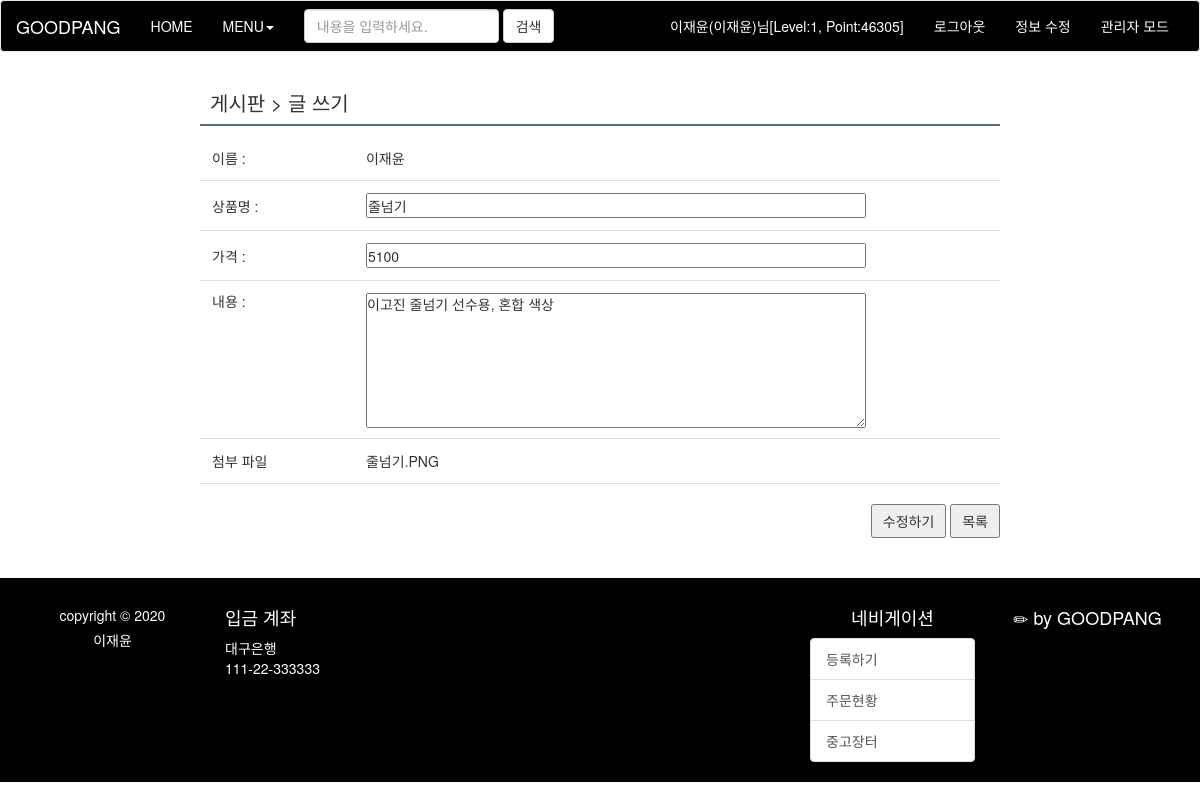
The page /final-project-final/product_modify_form.php?num=98&page=1 (signed in) on the database its author committed.
### tables this page shows
CREATE TABLE `product_my` (
  `num` int(11) NOT NULL,
  `id` char(15) NOT NULL,
  `name` char(10) NOT NULL,
  `product_name` char(200) NOT NULL,
  `price` int(11) NOT NULL,
  `memo` text NOT NULL,
  `regist_day` char(20) NOT NULL,
  `hit` int(11) NOT NULL,
  `file_name` char(40) DEFAULT NULL,
  `file_type` char(40) DEFAULT NULL,
  `file_copied` char(40) DEFAULT NULL
);

### final-project-final/product_modify_form.php (the view, shortened to what this page needs)
<!DOCTYPE html>
<html>
<head>
<link rel="stylesheet" type="text/css" href="./css/common.css">
<link rel="stylesheet" type="text/css" href="./css/product.css">
<link rel="stylesheet" href="./css/bootstrap.min.css">
<link rel="stylesheet" href="./css/bar.css">
</head>
<body>
<header>
    <?php include "header.php";?>
</header>
<section>
   	<div id="product_box">
	    <h3 id="product_title">
	    		게시판 > 글 쓰기
		</h3>
<?php
	$num  = $_GET["num"];
	$page = $_GET["page"];
	$con = mysqli_connect("localhost", "user1", "12345", "goodpang");
	$sql = "select * from product_my where num=$num";
	$result = mysqli_query($con, $sql);
	$row = mysqli_fetch_array($result);
	$product_name    = $row["product_name"];
	$memo            = $row["memo"];
  $price            = $row["price"];
	$file_name       = $row["file_name"];
?>
	    <form  name="product_form" method="post" action="product_modify.php?num=<?=$num?>&page=<?=$page?>" enctype="multipart/form-data">
        <ul id="product_form">
       <li>
         <span class="col1">이름 : </span>
         <span class="col2"><?=$username?></span>
       </li>
         <li>
           <span class="col1">상품명 : </span>
           <span class="col2"><input name="product_name" type="text" value="<?=$product_name?>"></span>
         </li>
         <li>
           <span class="col1">가격 : </span>
           <span class="col2"><input name="price" type="text" value="<?=$price?>"></span>
         </li>
         <li id="text_area">
           <span class="col1">내용 : </span>
           <span class="col2">
             <textarea name="memo"><?=$memo?></textarea>
           </span>
         </li>
         <li>
             <span class="col1" style : bottom-padding:"10px"> 첨부 파일</span>
             <span class="col2"><?=$file_name?> </span>
         </li>
           </ul>
	    	<ul class="buttons">
				<li><button type="button" onclick="check_product()">수정하기</button></li>
				<li><button type="button" onclick="location.href='product_list.php'">목록</button></li>
			</ul>
	    </form>
	</div>
</section>
<footer style="background-color: #000000; color: #ffffff">
    <?php include "footer.php";?>
</footer>
</body>
</html>

### final-project-final/css/common.css (style rules this page uses)
* { padding: 0; margin: 0; }
body { font-family: "돋움"; font-size: 14px; }
ul { list-style-type: none; }

### final-project-final/css/product.css (style rules this page uses)
#product_box { position: relative; width: 800px; margin: 0 auto; }
#product_box h3 { margin-top: 30px; padding: 10px; border-bottom: solid 2px #516e7f; font-size: 20px; }
#product_form span { display: inline-block; }
#product_form .col1 { width: 150px; }
#product_form li { padding: 12px; border-bottom: solid 1px #dddddd; }
#product_form input { width: 500px; height: 25px; }
#product_form textarea { width: 500px; height: 135px; }
#product_form #text_area { position: relative; height: 158px; }
#product_form #text_area .col1 { position: absolute; top: 10px; }
#product_form #text_area .col2 { position: absolute; left: 166px; }
#product_box .buttons { text-align: right; margin: 20px 0 40px 0; }
#product_box .buttons li { display: inline; }
#product_box .buttons button { padding: 5px 10px; cursor: pointer; }
#product_box { width: 800px; margin: 0 auto; }

### final-project-final/css/bar.css (style rules this page uses)
* { font-family: :'Nanum Gothic'; }

### rows shown on the page
product_my: product_name "줄넘기", price "5100", memo "이고진 줄넘기 선수용, 혼합 색상", file_name "줄넘기.PNG"

### other values the page prints
$logged "이재윤(이재윤)님[Level:1, Point:46305]"
$username "이재윤"
